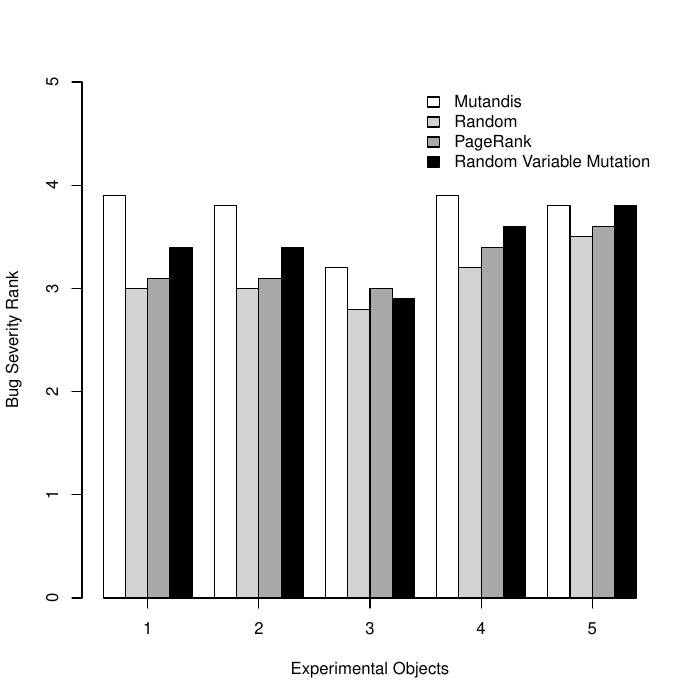

The R source for this figure:
data <- read.csv(file="../data/bugSeverity.txt", header=T)

pdf("bugSeverity-barPlot.pdf")

x <- data$AppId
mutandisY<-data$Mutandis
randomY<-data$Random
PageRankY<-data$PageRank
RandVarMutY<-data$RandVarMut

height <- rbind(mutandisY,randomY, PageRankY,RandVarMutY)


#colors <- c(4, start = 0.8, end = 0.4, gamma = 2.2)
colors<-c("white", "lightgray", "darkgray", "black")

mp <- barplot(height, beside = TRUE, 
ylim = c(0, 5), ylab="Bug Severity Rank", xlab="Experimental Objects",
col=colors)



myaxis <- c(3, 8, 13, 18, 23)
myaxislab <- c(1, 2, 3, 4, 5)  

labels <- c('Mutandis', 'Random', 'PageRank', 'Random Variable Mutation')
axis(1, at = myaxis, labels = myaxislab, cex.axis = 1)
legend("topright", labels, fill=colors, bty="n")
dev.off()